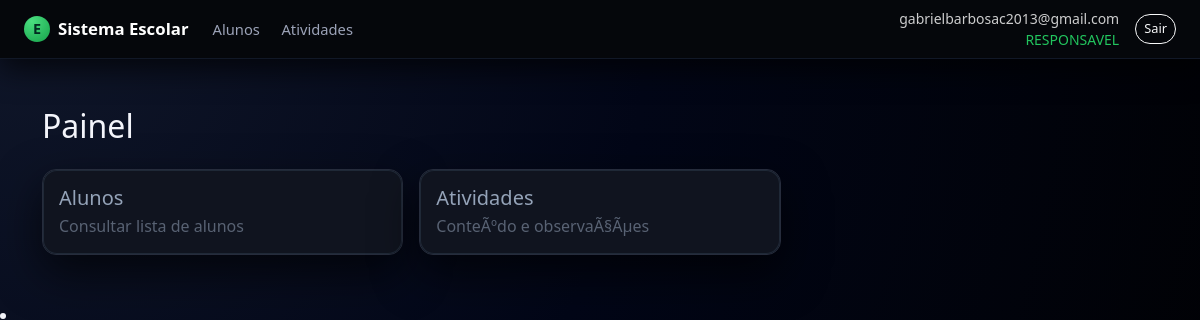
The page / (signed in) on the database as committed earlier.
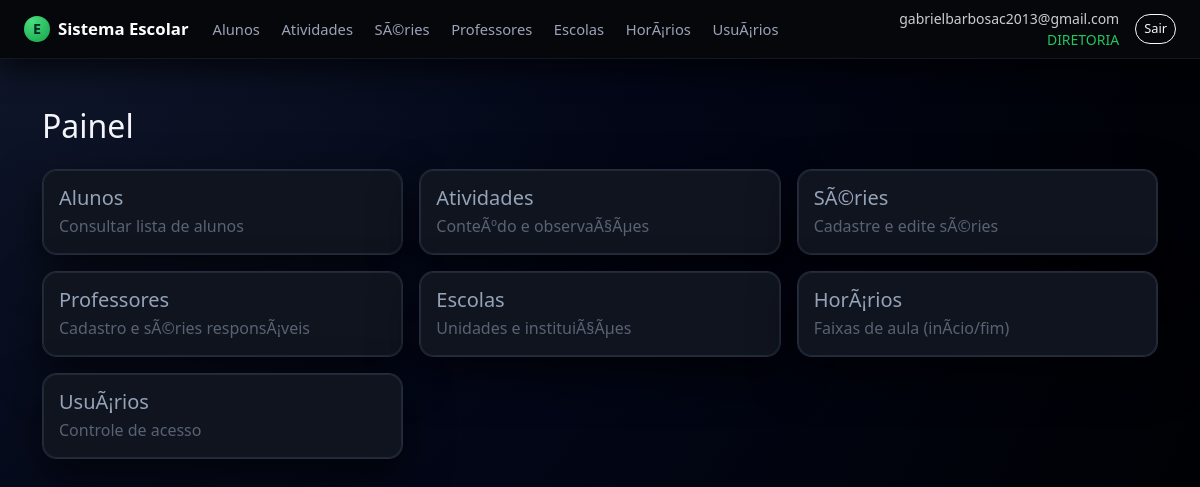
The same page on the database as committed later.
### app.py (models this page shows, shortened)
class Usuario(db.Model, UserMixin):
    __tablename__ = "usuario"
    id = db.Column(db.Integer, primary_key=True)
    email = db.Column(db.String(120), unique=True, nullable=False)
    senha_hash = db.Column(db.String(255), nullable=False)
    papel = db.Column(db.String(30), nullable=False, default="ALUNO")
    ativo = db.Column(db.Boolean, nullable=False, default=True)
    created_at = db.Column(db.DateTime, nullable=False, default=datetime.utcnow)
    aluno_id = db.Column(db.Integer, db.ForeignKey("aluno.id"), nullable=True)
    aluno = db.relationship("Aluno", lazy="joined")
    recovery_code1 = db.Column(db.String(255), nullable=True)
    recovery_code2 = db.Column(db.String(255), nullable=True)
    recovery_code3 = db.Column(db.String(255), nullable=True)
    recovery_codes_shown = db.Column(db.Boolean, nullable=False, default=False)
    def papel_upper(self):
        return (self.papel or "").upper()

### app.py (the view)
@app.route("/")
@login_required
def index():
    return render_template("index.html")

### app.py (called while the page is built)
@login_manager.user_loader
def load_user(uid):
    return db.session.get(Usuario, int(uid))

@app.context_processor
def inject_can():
    return dict(can=can)

### templates/index.html (shortened to what this page needs)
{% extends "base.html" %}
{% block content %}
{% set papel = current_user.papel_upper() if current_user.is_authenticated else '' %}
<div class="container py-4">
  <h2 class="mb-4">Painel</h2>
  <div class="row g-3">
    <div class="col-12 col-md-4">
      <a href="{{ url_for('alunos_list') }}" class="text-decoration-none">
        <div class="card h-100">
          <div class="card-body">
            <h5 class="mb-1">Alunos</h5>
            <div class="text-muted">Consultar lista de alunos</div>
          </div>
        </div>
      </a>
    </div>
    <div class="col-12 col-md-4">
      <a href="{{ url_for('atividades_listar') }}" class="text-decoration-none">
        <div class="card h-100">
          <div class="card-body">
            <h5 class="mb-1">Atividades</h5>
            <div class="text-muted">ConteÃºdo e observaÃ§Ãµes</div>
          </div>
        </div>
      </a>
    </div>
    {% if papel == 'DIRETORIA' %}
      <div class="col-12 col-md-4">
        <a href="{{ url_for('series_list') }}" class="text-decoration-none">
          <div class="card h-100">
            <div class="card-body">
              <h5 class="mb-1">SÃ©ries</h5>
              <div class="text-muted">Cadastre e edite sÃ©ries</div>
            </div>
          </div>
        </a>
      </div>
<div class="col-12 col-md-4">
  <a href="{{ url_for('professores_listar') }}" class="text-decoration-none">
    <div class="card h-100">
      <div class="card-body">
        <h5 class="mb-1">Professores</h5>
        <div class="text-muted">Cadastro e sÃ©ries responsÃ¡veis</div>
      </div>
    </div>
  </a>
</div>
      <div class="col-12 col-md-4">
        <a href="{{ url_for('escolas_list') }}" class="text-decoration-none">
          <div class="card h-100">
            <div class="card-body">
              <h5 class="mb-1">Escolas</h5>
              <div class="text-muted">Unidades e instituiÃ§Ãµes</div>
            </div>
          </div>
        </a>
      </div>
      <div class="col-12 col-md-4">
        <a href="{{ url_for('horarios_list') }}" class="text-decoration-none">
          <div class="card h-100">
            <div class="card-body">
              <h5 class="mb-1">HorÃ¡rios</h5>
              <div class="text-muted">Faixas de aula (inÃ­cio/fim)</div>
            </div>
          </div>
        </a>
      </div>
      <div class="col-12 col-md-4">
        <a href="{{ url_for('usuarios_list') }}" class="text-decoration-none">
          <div class="card h-100">
            <div class="card-body">
              <h5 class="mb-1">UsuÃ¡rios</h5>
              <div class="text-muted">Controle de acesso</div>
            </div>
          </div>
        </a>
      </div>
    {% endif %}
  </div>
</div>
{% endblock %}

### templates/base.html (shortened to what this page needs)
<!doctype html>
<html lang="pt-BR">
<head>
  <link
    href="https://cdn.jsdelivr.net/npm/bootstrap@5.3.3/dist/css/bootstrap.min.css"
    rel="stylesheet"
  >
  <link rel="stylesheet" href="{{ url_for('static', filename='css/style.css') }}">
</head>
<body class="app-body">
  <header class="app-navbar navbar navbar-expand-lg navbar-dark">
    <div class="container-fluid px-3 px-lg-4">
      <a class="navbar-brand d-flex align-items-center gap-2" href="{{ url_for('index') }}">
        <span class="brand-icon">E</span>
        <span class="fw-semibold">Sistema Escolar</span>
      </a>
      {% if current_user.is_authenticated %}
        {% set papel = current_user.papel_upper() %}
        <div class="collapse navbar-collapse" id="mainNav">
          <ul class="navbar-nav me-auto mb-2 mb-lg-0 app-menu">
            <li class="nav-item">
              <a class="nav-link {% if request.endpoint and 'alunos' in request.endpoint %}active{% endif %}"
                 href="{{ url_for('alunos_list') }}">
                Alunos
              </a>
            </li>
            <li class="nav-item">
              <a class="nav-link {% if request.endpoint and 'atividades_' in request.endpoint %}active{% endif %}"
                 href="{{ url_for('atividades_listar') }}">
                Atividades
              </a>
            </li>
            {% if papel == 'DIRETORIA' %}
              <li class="nav-item">
                <a class="nav-link {% if request.endpoint and 'series_' in request.endpoint %}active{% endif %}"
                   href="{{ url_for('series_list') }}">
                  SÃ©ries
                </a>
              </li>
               <li class="nav-item">
   <a class="nav-link {% if request.endpoint and 'professores' in request.endpoint %}active{% endif %}"
     href="{{ url_for('professores_listar') }}">
    Professores
  </a>
</li>
              <li class="nav-item">
                <a class="nav-link {% if request.endpoint and 'escolas_' in request.endpoint %}active{% endif %}"
                   href="{{ url_for('escolas_list') }}">
                  Escolas
                </a>
              </li>
              <li class="nav-item">
                <a class="nav-link {% if request.endpoint and 'horarios_' in request.endpoint %}active{% endif %}"
                   href="{{ url_for('horarios_list') }}">
                  HorÃ¡rios
                </a>
              </li>
              <li class="nav-item">
                <a class="nav-link {% if request.endpoint and 'usuarios_' in request.endpoint %}active{% endif %}"
                   href="{{ url_for('usuarios_list') }}">
                  UsuÃ¡rios
                </a>
              </li>
            {% endif %}
          </ul>
          <div class="d-flex align-items-center gap-3">
            <div class="text-end small text-muted d-none d-md-block">
              <div>{{ current_user.email }}</div>
              <div class="text-accent">{{ papel }}</div>
            </div>
            <form method="post" action="{{ url_for('logout') }}">
              <button class="btn btn-sm btn-outline-light" type="submit">Sair</button>
            </form>
          </div>
        </div>
      {% endif %}
    </div>
  </header>
  <main class="app-main container-fluid px-3 px-lg-4 py-4">
    <div class="page-wrapper">
      {% block content %}{% endblock %}
    </div>
  </main>
  <li class="nav-item">
</li>
</body>
</html>

Rows that differ between the two databases and show on the page:
changed Usuario "gabrielbarbosac2013@gmail.com": papel "RESPONSAVEL" → "DIRETORIA"
Other text that changed with them:
text now shown: "SÃ©ries Professores Escolas HorÃ¡rios UsuÃ¡rios SÃ©ries Cadastre e edite sÃ©ries Professores Cadastro e sÃ©ries responsÃ¡veis Escolas Unidades e instituiÃ§Ãµes HorÃ¡rios Faixas de aula (inÃ­cio/fim) UsuÃ¡rios Controle de acesso"
